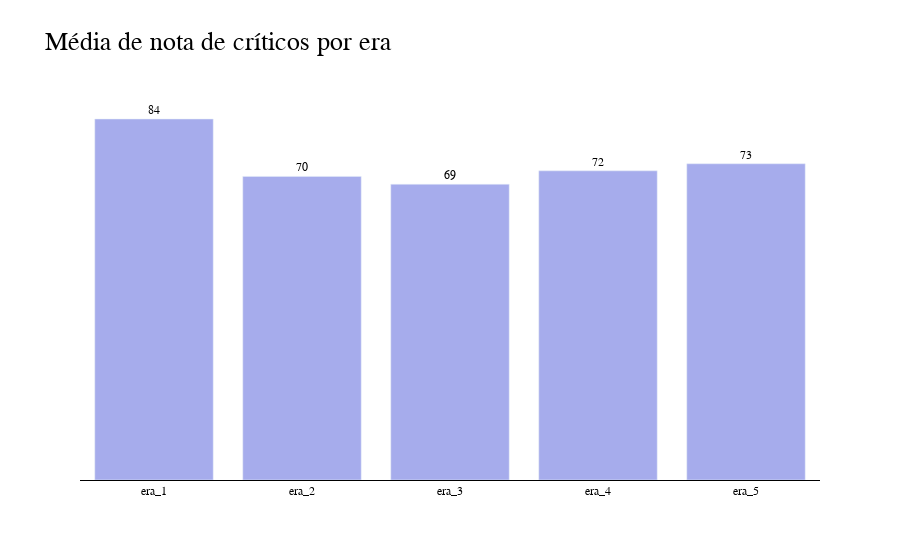

Source (notebook cell):
### Code cell
def era(data):
    if 1995 <= data <= 1999:
        x = 'era_1'
    elif 2000 <= data <= 2004:
        x = 'era_2'
    elif 2005 <= data <= 2012:
        x = 'era_3'
    elif 2013 <= data <= 2019:
        x = 'era_4'
    else:
        x = 'era_5'
    return x
df['era'] = df['year'].apply(era)

era_avg = df \
    .groupby('era', as_index = False) \
    .agg({'metascore' : 'mean'}) \
    .rename(columns = {'metascore' : 'avg_meta_score'})
era_avg['avg_meta_score'] = round(era_avg['avg_meta_score'], 2)

fig = go.Figure(data=[go.Bar(
            x = era_avg['era'], 
            y = era_avg['avg_meta_score'],
            text = era_avg['avg_meta_score'].round(0),
            marker_color = '#A6ACEC',
            textposition = 'outside',
            textfont_color = 'black',
            textfont_size = 12,
            textfont_family = 'Arial'
        )])

fig.update_layout(title = dict(
    text ='Média de nota de críticos por era',
    font = dict(
        color = 'black',
        size = 26,
        family = 'Arial')),
    plot_bgcolor = 'white',
    paper_bgcolor = 'white',
    showlegend = False)

fig.update_xaxes(showgrid = False, 
                 showline = True,
                 color = 'black',
                 linecolor = 'black',
                 tickfont = dict(
                     color = 'black',
                     family = 'Arial'),
                 dtick = 1) 

fig.update_yaxes(visible = False)

fig.show()

### Figure 1 — Plotly figure (JSON) as saved in the notebook; plotly's stock layout.template omitted (floating-point values rounded to 4 significant figures)
{"data": [{"marker": {"color": "#A6ACEC"}, "text": [84, 70, 69, 72, 73], "textfont": {"color": "black", "family": "Arial", "size": 12}, "textposition": "outside", "type": "bar", "x": ["era_1", "era_2", "era_3", "era_4", "era_5"], "y": [83.77, 70.45, 68.62, 71.74, 73.38]}], "layout": {"paper_bgcolor": "white", "plot_bgcolor": "white", "showlegend": false, "title": {"font": {"color": "black", "family": "Arial", "size": 26}, "text": "Média de nota de críticos por era"}, "xaxis": {"color": "black", "dtick": 1, "linecolor": "black", "showgrid": false, "showline": true, "tickfont": {"color": "black", "family": "Arial"}}, "yaxis": {"visible": false}}}
